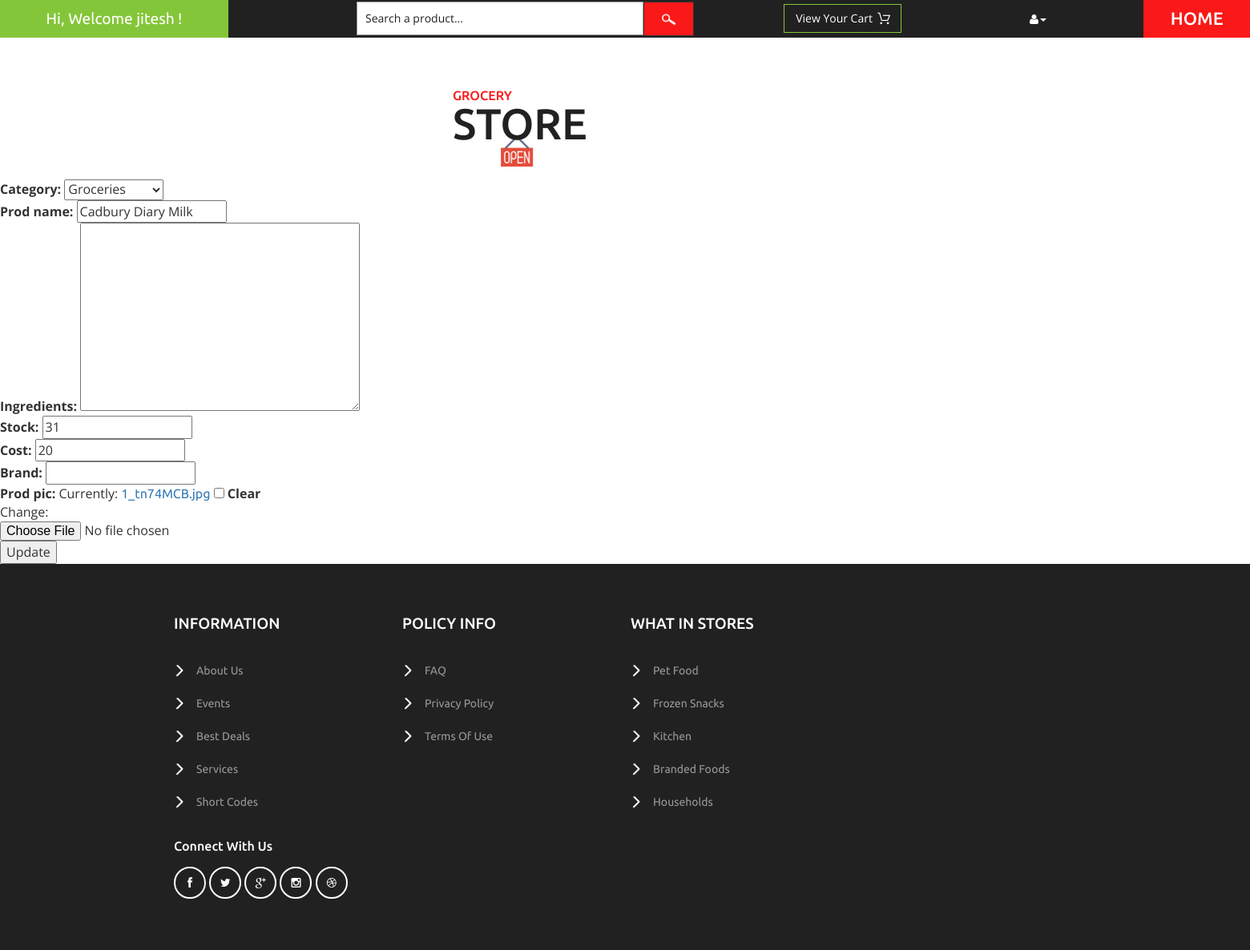
The page /vendor/modify/42/ (signed in) on the database as committed earlier.
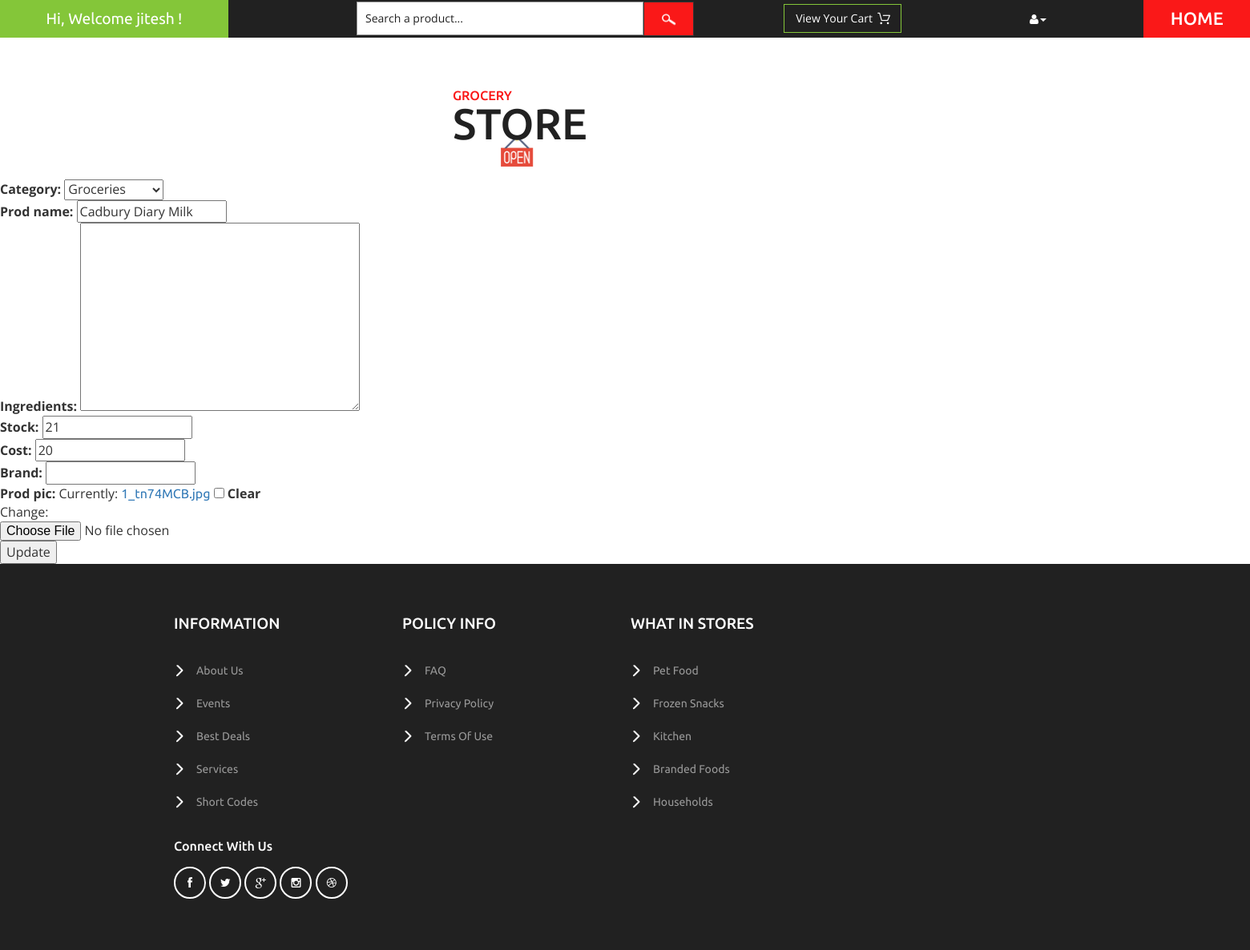
The same page on the database as committed later.
### vendor/models.py (models this page shows, shortened)
class Product(models.Model):
    category = models.ForeignKey(Category, on_delete=models.CASCADE)
    prod_name = models.CharField(max_length=150)
    ingredients = models.TextField(max_length=264, blank=True)
    stock = models.IntegerField(default=0)
    cost = models.IntegerField(default=0)
    brand = models.CharField(max_length=150, blank=True)
    prod_pic = models.FileField(upload_to='documents/', blank=True)
    created_at = models.DateTimeField(auto_now_add=True)
    updated_at = models.DateTimeField(auto_now=True)

### vendor/views.py (the view)
# urls.py: path('modify/<int:id>/', views.modify_products, name='modify_products'),
@login_required(login_url='vendor:actor_authentication:login_all')
@vendor_required
def modify_products(request, id):
    product = Product.objects.get(pk=id)
    if request.method == 'POST':
        form = ProductsAdd(request.POST, request.FILES, instance=product)
        if form.is_valid():
            form.save()
            return redirect('vendor:view_products')
    else:
        form = ProductsAdd(instance=product)
    return render(request, 'vendor/modify_product.html', {'form': form})

### vendor/forms.py
class ProductsAdd(forms.ModelForm):
    class Meta:
        model = Product
        fields = '__all__'

### vendor/models.py (called while the page is built)
    def __str__(self):
        return self.cat_name

### vendor/templates/vendor/modify_product.html (shortened to what this page needs)
{% extends 'vendor/base.html' %}
{% block content %}
<form method="post" enctype="multipart/form-data">
{{ form.as_p }}
<input type="submit" value="Update">
</form>
{% endblock %}

### vendor/templates/vendor/base.html (shortened to what this page needs)
{% load static %}
<!DOCTYPE html>
<html>
<head>
<link href="{% static 'customer/css/bootstrap.css' %}" rel="stylesheet" type="text/css" media="all" />
<link href="{% static 'customer/css/style.css' %}" rel="stylesheet" type="text/css" media="all" />
<link href="{% static 'customer/css/font-awesome.css' %}" rel="stylesheet" type="text/css" media="all" />
</head>
<body>
	<div class="header">
		<div class="offers">
            {% if user.is_authenticated %}
			<a>Hi, Welcome {{ user.username }} !</a>
            {% else %}
            <a>Hi, Welcome Today !</a>
            {% endif %}
		</div>
		<div class="search">
			<form action="#" method="post">
				<input type="text" name="Product" value="Search a product..." onfocus="this.value = '';" onblur="if (this.value == '') {this.value = 'Search a product...';}" required="">
				<input type="submit" value=" ">
			</form>
		</div>
		<div class="product_list_header">
			<form action="{% url 'cart:order_summary' %}" method="post" class="last">
                <fieldset>
                    {% if user.is_authenticated %}
                        <input type="submit" name="submit" value="View your cart" class="button" />
                    {% endif %}
                </fieldset>
            </form>
		</div>
		<div class="header_right">
			<ul>
				<li class="dropdown profile_details_drop">
					<a href="#" class="dropdown-toggle" data-toggle="dropdown"><i class="fa fa-user" aria-hidden="true"></i><span class="caret"></span></a>
				</li>
			</ul>
		</div>
		<div class="header_right1">
			<h2><a href="{% url 'customer:home' %}">HOME</a></h2>
		</div>
	</div>
	<div class="logo_products">
		<div class="container" style="margin-left: 550px;">
			<div class="logo_products_left">
				<h1><a><span>Grocery</span> Store</a></h1>
			</div>
			<div class="clearfix"> </div>
		</div>
	</div>
{% block content %}
{% endblock %}
	<div class="footer">
		<div class="container" style="margin-left: 187px;">
			<div class="col-md-3 footer_grid">
				<h3>information</h3>
				<ul class="footer_grid_list">
					<li><a href="#">About Us</a></li>
                    <li><a href="#">Events</a></li>
                    <li><a href="#">Best Deals</a></li>
					<li><a href="#">Services</a></li>
					<li><a href="#">Short Codes</a></li>
				</ul>
			</div>
			<div class="col-md-3 footer_grid">
				<h3>policy info</h3>
				<ul class="footer_grid_list">
					<li><a href="#">FAQ</a></li>
					<li><a href="#">privacy policy</a></li>
					<li><a href="#">terms of use</a></li>
				</ul>
			</div>
			<div class="col-md-3 footer_grid">
				<h3>what in stores</h3>
				<ul class="footer_grid_list">
					<li><a href="#">Pet Food</a></li>
					<li><a href="#">Frozen Snacks</a></li>
					<li><a href="#">Kitchen</a></li>
					<li><a href="#">Branded Foods</a></li>
					<li><a href="#">Households</a></li>
				</ul>
			</div>
			<div class="clearfix"> </div>
			<div class="footer_grids">
				<div class="col-md-3 footer_grid footer_grids_footer">
					<div class="footer_grid_bottom">
						<h5>connect with us</h5>
						<ul class="social_icons">
							<li><a href="#" class="facebook"><i class="fa fa-facebook" aria-hidden="true"></i></a></li>
							<li><a href="#" class="twitter"><i class="fa fa-twitter" aria-hidden="true"></i></a></li>
							<li><a href="#" class="google"><i class="fa fa-google-plus" aria-hidden="true"></i></a></li>
							<li><a href="#" class="instagram"><i class="fa fa-instagram" aria-hidden="true"></i></a></li>
							<li><a href="#" class="dribbble"><i class="fa fa-dribbble" aria-hidden="true"></i></a></li>
						</ul>
					</div>
				</div>
				<div class="clearfix"> </div>
			</div>
		</div>
	</div>
</body>
</html>

Rows that differ between the two databases and show on the page:
changed Product "Groceries": stock "31" → "21"
